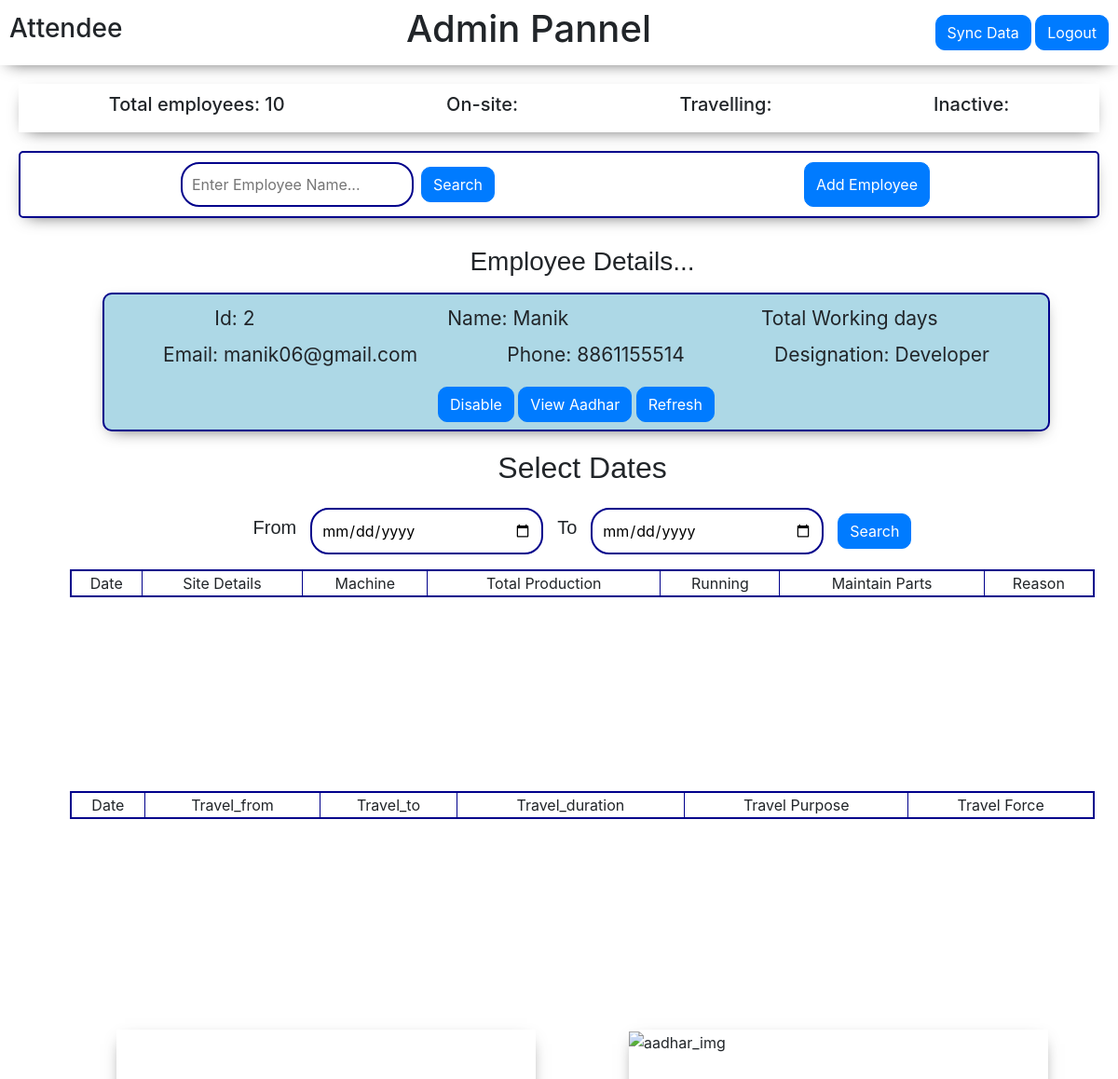
Page /homeadmin/2 (signed in) on the committed database.
### attende/models.py (models this page shows, shortened)
class Employee(models.Model):
    emp_id = models.AutoField(primary_key=True)
    employee_name = models.CharField(max_length=100)
    employee_phone = models.IntegerField()
    designation = models.CharField(max_length=20)
    place = models.CharField(max_length=30)
    employee_username = models.CharField(max_length=25)
    employee_aadhar = models.ImageField(upload_to ="attende/aadhar", default="")
    employee_email = models.CharField(max_length=500, default="")

### attende/views.py (the view)
# urls.py: path('homeadmin/<id>', views.homeadmin, name="homeadmin"),
def homeadmin(request, id):
    if request.user.is_authenticated :
        empData = []
        employe = Employee.objects.all()
        for em in employe:
            empData.append(em)
        ed = Employee.objects.filter(emp_id=id)
        totalemp  = Employee.objects.all().count()
        empworkdt = Travel.objects.filter(employee__emp_id=id)
        empworkds = OnSite.objects.filter(employee__emp_id=id)
        if request.method == "POST":
            d1 = request.POST['datefrom']
            d2 = request.POST['dateto']
            empwrkt =  Travel.objects.filter(employee__emp_id=id, emp_date__range=(d1, d2))
            empwrkds = OnSite.objects.filter(employee__emp_id=id, emp_date__range=(d1, d2))
            params = { 'empData' : empData,
                   'empdetail': ed,
                   'totalemp': totalemp,
                   'empwrkt': empwrkt,
                   'empwrkds': empwrkds,
                   'id': id ,
                    'd1': d1,
                    'd2': d2 }
            return render(request, 'attende/admin.html', params)
        else:
            params = { 'empData' : empData,
                   'empdetail': ed,
                   'totalemp': totalemp,
                   'empworkdt': empworkdt,
                   'empworkds': empworkds,
                   'id': id,
                   'd1': "mm-dd-yyyy",
                   'd2': "mm-dd-yyyy" }
            return render(request, 'attende/admin.html', params)
    else :
      return redirect('/')

### templates/attende/admin.html (shortened to what this page needs)
<!doctype html>
<html lang="en">
<head>
    <link rel="stylesheet" href="https://cdn.jsdelivr.net/npm/bootstrap@4.5.3/dist/css/bootstrap.min.css"
>
</head>
<body>
    <div class="admin_top">
        <h3>Attendee</h3>
        <h1>Admin Pannel</h1>
        <div class="a">
        <a href="/sync/"><button class="btn btn-primary" style="border-radius: 10px;">Sync Data</button></a>
        <a href="/logout/"><button class="btn btn-primary" style="border-radius: 10px;">Logout</button></a>
        </div>
    </div>
    <div class="admin_top1">
        <h5>Total employees: {{totalemp}}</h5>
        <h5>On-site: </h5>
        <h5>Travelling: </h5>
        <h5>Inactive: </h5>
    </div>
    <div class="admin_middle">
        <div class="left">
            <form method="GET" action="/search/" class="sf">
                <input type="text" placeholder="Enter Employee Name..." id="search" name="query">
                <button class="btn btn-primary ml-2" style="border-radius: 10px;">Search</button>
            </form>
        </div>
        <button type="button" class="btn btn-primary mx-2 " style="border-radius: 10px;" data-toggle="modal"
            data-target="#signup">
            Add Employee
        </button>
    </div>
    <div class="admin_bottom">
        <div class="emp_details">
            <div class="empDetails_middleA">
                <center>
                    <h3 style=" font-family: Comic Sans MS, cursive, sans-serif;">Employee Details...</h3>
                </center>
                <div class="details container mt-3">
                    {% for emp in empdetail %}
                    <div class="ed">
                        <p1 style="font-size: 21px;">Id: {{emp.emp_id}}</p1>
                        <p1 style="font-size: 21px;">Name: {{emp.employee_name}}</p1>
                        <p1 style="font-size: 21px;">Total Working days</p1>
                    </div>
                    {% endfor %}
                    {% for emp in empdetail %}
                    <div class="e mt-2">
                        <p1 style="font-size: 21px;">Email: {{emp.employee_email}}</p1>
                        <p1 style="font-size: 21px;">Phone: {{emp.employee_phone}}</p1>
                        <p1 style="font-size: 21px;">Designation: {{emp.designation}}</p1>
                    </div>
                    {% endfor %}
                    <center>
                        <button class="btn btn-primary" style="border-radius: 10px;">Disable</button>
                        <button type="button" class="btn btn-primary mb-2 mt-2" style="border-radius: 10px;"
                            data-toggle="modal" data-target="#adhr">
                            View Aadhar
                        </button>
                        <a href="/homeadmin/{{id}}"><button class="btn btn-primary"
                                style="border-radius: 10px;">Refresh</button></a>
                    </center>
                </div>
            </div>
            <div class="empDetails_middleB mt-1">
                <center>
                    <h2 style=" font-family: Comic Sans MS, cursive, sans-serif;">Select Dates</h2>
                </center>
                <div class="datepicker mt-4">
                    <form method="POST" class="sf">
                        <h5 style=" font-family: Comic Sans MS, cursive, sans-serif; margin-right: 15px;">From</h5>
                        <input type="date" id="dt1" name="datefrom" value='{{d1}}'>
                        <h5
                            style=" font-family: Comic Sans MS, cursive, sans-serif;margin-right: 15px; margin-left: 15px;">
                            To
                        </h5>
                        <input type="date" id="dt2" name="dateto" value='{{d2}}'>
                        <button type="submit" class="btn btn-primary"
                            style="margin-left: 15px;border-radius: 10px;">Search</button>
                    </form>
                </div>
                <div class="container mt-3">
                    <div class="emp_workDetail">
                        <table border="1" style="width: 100%;">
                            <tr align="center">
                                <td>Date</td>
                                <td>Site Details</td>
                                <td>Machine</td>
                                <td>Total Production</td>
                                <td>Running</td>
                                <td>Maintain Parts</td>
                                <td>Reason</td>
                            </tr>
                        </table>
                    </div>
                    <div class="emp_workDetail1 mt-5">
                        <table border="1" style="width: 100%;">
                            <tr align="center">
                                <td>Date</td>
                                <td>Travel_from</td>
                                <td>Travel_to</td>
                                <td>Travel_duration</td>
                                <td>Travel Purpose</td>
                                <td>Travel Force</td>
                            </tr>
                        </table>
                    </div>
                </div>
            </div>
            <div class="container mt-3">
                <div class="empDetailBottom">
                    <div class="mp">
                        <div class="map" id="map">
                        </div>
                    </div>
                    <div class="emp_aadharImg">
                        <img src="" alt="aadhar_img">
                    </div>
                </div>
            </div>
        </div>
    </div>
</body>
</html>

### templates/attende/admin.html (style rules this page uses)
body { overflow-x: hidden; }
.admin_top { display: flex; justify-content: space-between; height: 70px; align-items: center; padding: 10px; position: sticky; top: 0; background-color: white; z-index: 100; width: 100%; box-shadow: 0px 6px 18px -9px rgba(0, 0, 0, 0.75); }
.admin_middle { margin-top: 50px; margin: 20px; display: flex; justify-content: space-around; padding: 10px; border: 2px solid darkblue; border-radius: 5px; box-shadow: 0px 6px 18px -9px rgba(0, 0, 0, 0.75); }
form>input { border: 2px solid darkblue; border-radius: 20px; width: 250px; padding: 10px; outline-width: 0; }
.admin_bottom { display: flex; justify-content: space-between; }
.emp_details { flex: 0.6; margin: 10px; }
.sf { display: flex; justify-content: center; align-items: center; }
.empDetailBottom { display: flex; justify-content: space-between; }
.map { height: 350px; width: 450px; box-shadow: 0px 6px 18px -9px rgba(0, 0, 0, 0.75); margin: 50px; }
.emp_aadharImg { height: 350px; width: 450px; box-shadow: 0px 6px 18px -9px rgba(0, 0, 0, 0.75); margin: 50px; }
.ed { display: flex; justify-content: space-around; padding-top: 10px; }
.e { display: flex; justify-content: space-around; padding-bottom: 10px; }
.details { box-shadow: 0px 6px 18px -9px rgba(0, 0, 0, 0.75); margin-left: 50px; margin-bottom: 20px; width: 90%; background-color: lightblue; border: 2px solid darkblue; border-radius: 10px; }
.admin_top1 { margin-top: 50px; margin: 20px; display: flex; justify-content: space-around; padding: 10px; box-shadow: 0px 6px 18px -9px rgba(0, 0, 0, 0.75); }
.emp_workDetail>table { border: 2px solid darkblue; }
.emp_workDetail { height: 190px; overflow-y: scroll; }
.emp_workDetail1>table { border: 2px solid darkblue; }
.emp_workDetail1 { height: 190px; overflow-y: scroll; }

### rows in the picture
Employee: emp_id "2", employee_name "Manik", employee_email "manik06@gmail.com", employee_phone "8861155514", designation "Developer"

### other values in the picture
{{ totalemp }} "10"
